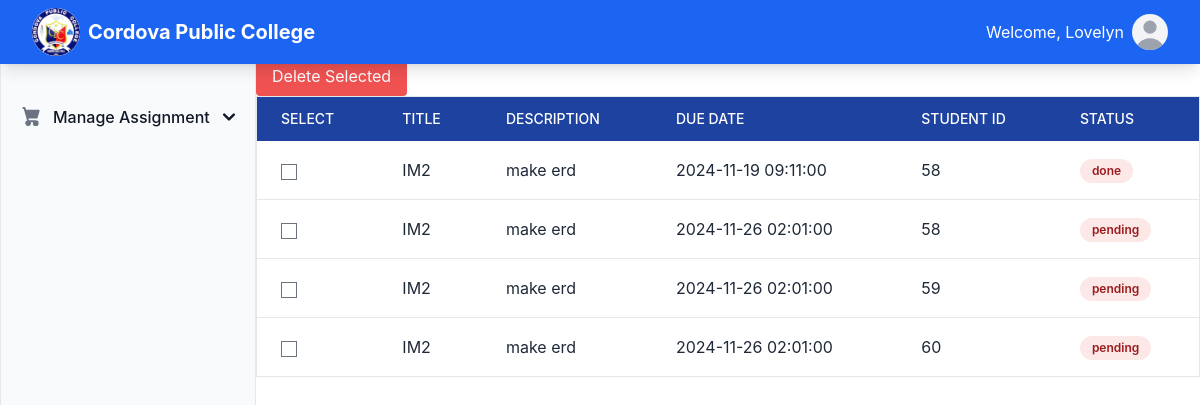
/views/assignment.php (signed in), run on the app's committed database.
### tables this page shows
CREATE TABLE `user_info` (
  `id` int(11) NOT NULL,
  `user_id` int(11) NOT NULL,
  `first_name` varchar(50) NOT NULL,
  `last_name` varchar(50) NOT NULL,
  `email` varchar(100) NOT NULL,
  `address` varchar(100) NOT NULL,
  `contact_number` varchar(20) NOT NULL,
  `birthday` date DEFAULT NULL,
  `created_at` timestamp NOT NULL DEFAULT current_timestamp(),
  `updated_at` timestamp NOT NULL DEFAULT current_timestamp() ON UPDATE current_timestamp()
);

CREATE TABLE `assignments` (
  `id` int(11) NOT NULL,
  `student_id` int(11) NOT NULL,
  `title` varchar(255) NOT NULL,
  `description` text DEFAULT NULL,
  `due_date` datetime DEFAULT NULL,
  `status` enum('pending','done') DEFAULT 'pending'
);

### models/userInfo.php (called while the page is built, shortened)
<?php
class UserInfo {
    private $conn;
    public function __construct($db) {
        $this->conn = $db;
    }
    public function getByUserId($user_id) {
        $query = "SELECT * FROM user_info WHERE user_id = :user_id LIMIT 1";
        $stmt = $this->conn->prepare($query);
        $stmt->bindParam(':user_id', $user_id);
        $stmt->execute();
        return $stmt->fetch(PDO::FETCH_ASSOC);
    }
}
?>

### controllers/authController.php (called while the page is built, shortened)
<?php
require_once '../config/db.php';
require_once '../models/userInfo.php';
require_once '../models/assignment.php';
class AuthController {
    private $db;
    public function __construct() {
        $database = new Database();
        $this->db = $database->connect();
    }
    public function getAllAssignments() {
        $assignment = new Assignment($this->db);
        $assignments = $assignment->getAll();
        return json_encode($assignments);
    }
}
?>

### config/db.php (called while the page is built, shortened)
<?php
class Database {
    private $host = "localhost";
    private $user = "root";
    private $pass = "";
    private $dbName = "bogophp";
    public function connect() {
        $this->conn = null;
        try {
            $this->conn = new PDO("mysql:host=$this->host;dbname=$this->dbName", $this->user, $this->pass);
            $this->conn->setAttribute(PDO::ATTR_ERRMODE, PDO::ERRMODE_EXCEPTION);
        } catch (PDOException $e) {
            echo "Connection failed: " . $e->getMessage();
        }
        return $this->conn;
    }
}
?>

### models/assignment.php (called while the page is built, shortened)
<?php
class Assignment {
    private $conn;
    private $table_name = "assignments";
    public function __construct($db) {
        $this->conn = $db;
    }
    public function getAll() {
        $query = "SELECT * FROM " . $this->table_name;
        $stmt = $this->conn->prepare($query);
        $stmt->execute();
        return $stmt->fetchAll(PDO::FETCH_ASSOC);
    }
}
?>

### views/assignment.php (the view)
<?php $title = "Assignment"; include "../partials/header.php"; ?>
<?php  include "../components/navbar.php";
require_once '../controllers/authController.php';
$controller = new AuthController();
$assignments = json_decode($controller->getAllAssignments(), true);
?>
<div class="flex">
    <div><?php include "../components/sidebar.php"; ?></div>
    <div class="flex justify-center mt-10 h-screen w-full" style="margin-left: 16rem">
        <div class="overflow-x-auto bg-white shadow-md rounded-lg w-full max-w-5xl">
            <form id="batchDeleteForm">
                <button type="submit" class="mt-4 bg-red-500 text-white py-2 px-4 rounded">Delete Selected</button>
                <table class="min-w-full border border-gray-200 text-gray-800">
                    <thead>
                        <tr class="bg-blue-800 text-white">
                            <th class="py-3 px-6 text-left text-sm font-medium uppercase">Select</th>
                            <th class="py-3 px-6 text-left text-sm font-medium uppercase">Title</th>
                            <th class="py-3 px-6 text-left text-sm font-medium uppercase">Description</th>
                            <th class="py-3 px-6 text-left text-sm font-medium uppercase">Due Date</th>
                            <th class="py-3 px-6 text-left text-sm font-medium uppercase">Student ID</th>
                            <th class="py-3 px-6 text-left text-sm font-medium uppercase">Status</th>
                        </tr>
                    </thead>
                    <tbody class="divide-y divide-gray-200">
                        <?php foreach ($assignments as $assignment): ?>
                        <tr class="hover:bg-gray-100 transition duration-200">
                            <td class="py-4 px-6">
                                <input type="checkbox" name="assignment_ids[]" value="<?php echo $assignment['id']; ?>">
                            </td>
                            <td class="py-4 px-6"><?php echo htmlspecialchars($assignment['title']); ?></td>
                            <td class="py-4 px-6"><?php echo htmlspecialchars($assignment['description']); ?></td>
                            <td class="py-4 px-6"><?php echo htmlspecialchars($assignment['due_date']); ?></td>
                            <td class="py-4 px-6"><?php echo htmlspecialchars($assignment['student_id']); ?></td>
                            <td class="py-4 px-6">
                                <span
                                    class="inline-block px-3 py-1 text-xs font-semibold rounded-full
                                    <?php echo $assignment['status'] === 'Completed' ? 'bg-green-100 text-green-800' : 'bg-red-100 text-red-800'; ?>">
                                    <?php echo htmlspecialchars($assignment['status']); ?>
                                </span>
                            </td>
                        </tr>
                        <?php endforeach; ?>
                    </tbody>
                </table>
            </form>
        </div>
    </div>
</div>
<?php include "../partials/footer.php"; ?>

### partials/header.php (shortened to what this page needs)
<!DOCTYPE html>
<html lang="en">
<head>
    <link href="https://cdn.jsdelivr.net/npm/tailwindcss@2.2.19/dist/tailwind.min.css" rel="stylesheet">
    <link href="https://cdn.jsdelivr.net/npm/flowbite@2.5.2/dist/flowbite.min.css" rel="stylesheet" />
</head>
<body>

### components/navbar.php (shortened to what this page needs)
<?php
require_once "../config/db.php";
require_once "../models/userInfo.php";
$database = new Database();
$db = $database->connect();
$userInfoModel = new UserInfo($db);
$user_id = $_SESSION['user_id'];
$userInfo = $userInfoModel->getByUserId($user_id);
?>
<nav class="bg-blue-600 shadow-lg fixed inset-x-0 z-50" role="navigation" aria-label="Main navigation">
    <div class="max-w-7xl mx-auto px-4 sm:px-6 lg:px-8">
        <div class="flex justify-between items-center h-16">
            <div class="flex-shrink-0 flex items-center gap-2">
                <img src="../img/cpc2.png" alt="Logo" class="bg-white rounded-full h-12 w-12">
                <a href="#" class="text-xl font-bold text-white">Cordova Public College</a>
            </div>
            <div class="hidden md:flex space-x-6 text-white flex items-center gap-2">
                <?php echo "Welcome, " . $userInfo["first_name"];?>
                <button id="dropdownDefaultButton" data-dropdown-toggle="dropdown"
                    class="text-white focus:outline-none font-medium rounded-lg text-sm  py-2.5 text-center inline-flex items-center"
                    type="button" aria-expanded="false" aria-controls="dropdown">
                    <div class="relative w-9 h-9 overflow-hidden bg-gray-100 rounded-full dark:bg-gray-600">
                        <svg class="absolute w-11 h-11 text-gray-400 -left-1" fill="currentColor" viewBox="0 0 20 20"
                            xmlns="http://www.w3.org/2000/svg">
                            <path fill-rule="evenodd" d="M10 9a3 3 0 100-6 3 3 0 000 6zm-7 9a7 7 0 1114 0H3z"
                                clip-rule="evenodd"></path>
                        </svg>
                    </div>
                </button>
            </div>
        </div>
    </div>
</nav>

### components/sidebar.php (shortened to what this page needs)
<aside id="sidebar-multi-level-sidebar" class="fixed top-0 left-0 z-40 w-64 h-screen transition-transform -translate-x-full sm:translate-x-0 border bg-gray-50 dark:bg-gray-800 pt-20" aria-label="Sidebar" role="complementary">
    <div class="h-full px-3 py-4 overflow-y-auto">
        <ul class="space-y-2 font-medium" role="menu">
            <li role="none">
                <button type="button" class="flex items-center w-full p-2 text-base text-gray-900 transition duration-75 rounded-lg group hover:bg-gray-100 dark:text-white dark:hover:bg-gray-700" aria-controls="dropdown-example" data-collapse-toggle="dropdown-example" aria-expanded="false">
                    <span class="flex-1 ms-3 text-left rtl:text-right whitespace-nowrap">Manage Assignment</span>
                    <svg class="w-3 h-3" aria-hidden="true" xmlns="http://www.w3.org/2000/svg" fill="none" viewBox="0 0 10 6">
                        <path stroke="currentColor" stroke-linecap="round" stroke-linejoin="round" stroke-width="2" d="m1 1 4 4 4-4" />
                    </svg>
                </button>
            </li>
        </ul>
    </div>
</aside>

### partials/footer.php (shortened to what this page needs)
</body>
</html>

### data on the page
user_info: first_name "Lovelyn"
assignments: title "IM2", description "make erd", due_date "2024-11-19 09:11:00", student "58", status "done"
assignments: title "IM2", description "make erd", due_date "2024-11-26 02:01:00", student "58", status "pending"
assignments: title "IM2", description "make erd", due_date "2024-11-26 02:01:00", student "59", status "pending"
assignments: title "IM2", description "make erd", due_date "2024-11-26 02:01:00", student "60", status "pending"
